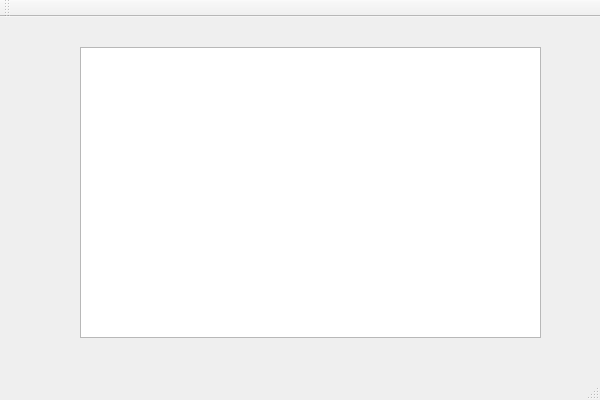
<?xml version="1.0" encoding="UTF-8"?>
<ui version="4.0">
 <class>notepadClass</class>
 <widget class="QMainWindow" name="notepadClass">
  <property name="geometry">
   <rect>
    <x>0</x>
    <y>0</y>
    <width>600</width>
    <height>400</height>
   </rect>
  </property>
  <property name="windowTitle">
   <string>notepad</string>
  </property>
  <widget class="QWidget" name="centralWidget">
   <widget class="QTextEdit" name="textEdit">
    <property name="geometry">
     <rect>
      <x>80</x>
      <y>30</y>
      <width>461</width>
      <height>291</height>
     </rect>
    </property>
   </widget>
  </widget>
  <widget class="QMenuBar" name="menuBar">
   <property name="geometry">
    <rect>
     <x>0</x>
     <y>0</y>
     <width>600</width>
     <height>26</height>
    </rect>
   </property>
  </widget>
  <widget class="QToolBar" name="mainToolBar">
   <attribute name="toolBarArea">
    <enum>TopToolBarArea</enum>
   </attribute>
   <attribute name="toolBarBreak">
    <bool>false</bool>
   </attribute>
  </widget>
  <widget class="QStatusBar" name="statusBar"/>
 </widget>
 <layoutdefault spacing="6" margin="11"/>
 <resources>
  <include location="notepad.qrc"/>
 </resources>
 <connections/>
</ui>
